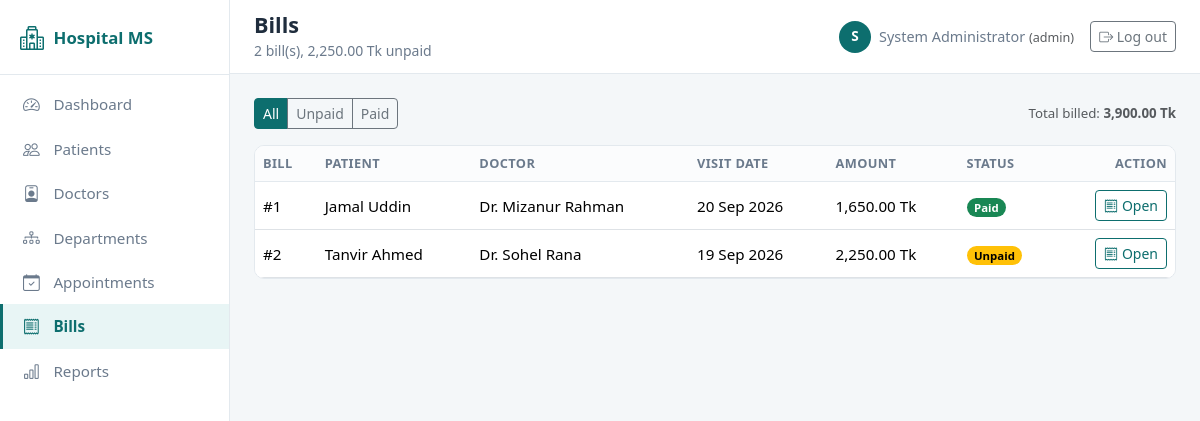
The page /bills/index.php (signed in) on the database its author committed.
### tables this page shows
CREATE TABLE bills (
    bill_id          INT AUTO_INCREMENT PRIMARY KEY,
    appointment_id   INT NOT NULL UNIQUE,
    consultation_fee DECIMAL(8,2) NOT NULL DEFAULT 0,
    test_fee         DECIMAL(8,2) NOT NULL DEFAULT 0,
    medicine_fee     DECIMAL(8,2) NOT NULL DEFAULT 0,
    total_amount     DECIMAL(10,2) AS (consultation_fee + test_fee + medicine_fee) STORED,
    status           ENUM('unpaid','paid') NOT NULL DEFAULT 'unpaid',
    created_at       DATETIME NOT NULL DEFAULT CURRENT_TIMESTAMP,
    CONSTRAINT fk_bill_app FOREIGN KEY (appointment_id)
        REFERENCES appointments(appointment_id) ON DELETE CASCADE ON UPDATE CASCADE
);

CREATE TABLE patients (
    patient_id  INT AUTO_INCREMENT PRIMARY KEY,
    name        VARCHAR(100) NOT NULL,
    age         INT NOT NULL,
    gender      ENUM('Male','Female','Other') NOT NULL,
    phone       VARCHAR(20) NOT NULL,
    address     VARCHAR(200) DEFAULT NULL,
    created_at  DATETIME NOT NULL DEFAULT CURRENT_TIMESTAMP
);

CREATE TABLE doctors (
    doctor_id      INT AUTO_INCREMENT PRIMARY KEY,
    name           VARCHAR(100) NOT NULL,
    specialization VARCHAR(100) NOT NULL,
    phone          VARCHAR(20)  NOT NULL,
    room_number    VARCHAR(10)  DEFAULT NULL,
    fee            DECIMAL(8,2) NOT NULL DEFAULT 500.00,
    dept_id        INT DEFAULT NULL,
    CONSTRAINT fk_doctor_dept FOREIGN KEY (dept_id)
        REFERENCES departments(dept_id)
        ON DELETE SET NULL ON UPDATE CASCADE
);

CREATE TABLE appointments (
    appointment_id INT AUTO_INCREMENT PRIMARY KEY,
    patient_id     INT NOT NULL,
    doctor_id      INT NOT NULL,
    scheduled_for  DATETIME NOT NULL,
    reason         VARCHAR(200) DEFAULT NULL,
    status         ENUM('pending','done','cancelled') NOT NULL DEFAULT 'pending',
    created_at     DATETIME NOT NULL DEFAULT CURRENT_TIMESTAMP,
    CONSTRAINT fk_app_patient FOREIGN KEY (patient_id)
        REFERENCES patients(patient_id) ON DELETE CASCADE ON UPDATE CASCADE,
    CONSTRAINT fk_app_doctor FOREIGN KEY (doctor_id)
        REFERENCES doctors(doctor_id) ON DELETE CASCADE ON UPDATE CASCADE
);

### includes/auth.php (called while the page is built, shortened)
<?php
require_once __DIR__ . "/../config/database.php";
require_once __DIR__ . "/functions.php";
$current_user = [
    "user_id"    => $_SESSION["user_id"],
    "username"   => $_SESSION["username"],
    "full_name"  => $_SESSION["full_name"],
    "role"       => $_SESSION["role"],
    "doctor_id"  => $_SESSION["doctor_id"],
    "patient_id" => $_SESSION["patient_id"],
];
function is_admin()
{
    return $_SESSION["role"] == "admin";
}
function is_patient()
{
    return $_SESSION["role"] == "patient";
}
?>

### includes/functions.php (called while the page is built, shortened)
<?php
function e($text)
{
    return htmlspecialchars($text ?? "", ENT_QUOTES, "UTF-8");
}
function fetch_all($conn, $sql, $params = [], $types = "")
{
    $stmt = mysqli_prepare($conn, $sql);
    mysqli_stmt_execute($stmt);
    $result = mysqli_stmt_get_result($stmt);
    $rows = [];
    while ($row = mysqli_fetch_assoc($result)) {
        $rows[] = $row;
    }
    return $rows;
}
function money($amount)
{
    return number_format((float) $amount, 2) . " Tk";
}
function show_date($value, $format = "d M Y, h:i A")
{
    return $value ? date($format, strtotime($value)) : "-";
}
?>

### bills/index.php (the view, shortened to what this page needs)
<?php
require_once __DIR__ . "/../includes/auth.php";
$page_title = "Bills";
$active = "bills";
$status = isset($_GET["status"]) ? $_GET["status"] : "";
$sql = "SELECT b.*, a.scheduled_for, p.name AS patient_name, d.name AS doctor_name
        FROM bills b
        JOIN appointments a ON a.appointment_id = b.appointment_id
        JOIN patients p ON p.patient_id = a.patient_id
        JOIN doctors  d ON d.doctor_id  = a.doctor_id
        WHERE 1 = 1";
$params = [];
$sql .= " ORDER BY b.created_at DESC";
$bills = fetch_all($conn, $sql, $params);
$total = 0;
$due = 0;
foreach ($bills as $b) {
    $total += $b["total_amount"];
    if ($b["status"] == "unpaid") {
        $due += $b["total_amount"];
    }
}
$page_subheading = count($bills) . " bill(s), " . money($due) . " unpaid";
require_once __DIR__ . "/../includes/header.php";
?>
<div class="d-flex flex-wrap justify-content-between align-items-center gap-2 mb-3">
  <div class="btn-group btn-group-sm" role="group">
    <a href="index.php" class="btn <?php echo $status == "" ? "btn-primary" : "btn-outline-secondary"; ?>">All</a>
    <a href="?status=unpaid" class="btn <?php echo $status == "unpaid" ? "btn-primary" : "btn-outline-secondary"; ?>">Unpaid</a>
    <a href="?status=paid" class="btn <?php echo $status == "paid" ? "btn-primary" : "btn-outline-secondary"; ?>">Paid</a>
  </div>
  <span class="text-muted small">Total billed: <strong><?php echo money($total); ?></strong></span>
</div>
<div class="table-card">
  <table class="table">
    <thead>
      <tr><th>Bill</th><th>Patient</th><th>Doctor</th><th>Visit date</th><th>Amount</th><th>Status</th><th class="text-end">Action</th></tr>
    </thead>
    <tbody>
      <?php if ($bills) { foreach ($bills as $b) { ?>
      <tr>
        <td class="fw-medium">#<?php echo $b["bill_id"]; ?></td>
        <td><?php echo e($b["patient_name"]); ?></td>
        <td>Dr. <?php echo e($b["doctor_name"]); ?></td>
        <td><?php echo show_date($b["scheduled_for"], "d M Y"); ?></td>
        <td><?php echo money($b["total_amount"]); ?></td>
        <td>
          <span class="badge rounded-pill text-bg-<?php echo $b["status"] == "paid" ? "success" : "warning"; ?>">
            <?php echo ucfirst($b["status"]); ?>
          </span>
        </td>
        <td class="text-end">
          <a href="view.php?id=<?php echo $b["bill_id"]; ?>" class="btn btn-sm btn-outline-primary">
            <i class="bi bi-receipt me-1"></i>Open
          </a>
        </td>
      </tr>
      <?php } } else { ?>
      <tr><td colspan="7"><div class="empty-state"><i class="bi bi-receipt"></i>No bills found.</div></td></tr>
      <?php } ?>
    </tbody>
  </table>
</div>
<?php require_once __DIR__ . "/../includes/footer.php"; ?>

### includes/header.php (shortened to what this page needs)
<?php
$page_title = isset($page_title) ? $page_title : "Dashboard";
$page_heading = isset($page_heading) ? $page_heading : $page_title;
$page_subheading = isset($page_subheading) ? $page_subheading : "";
$active = isset($active) ? $active : "";
?>
<!DOCTYPE html>
<html lang="en">
<head>
  <link rel="stylesheet" href="<?php echo BASE; ?>/assets/vendor/bootstrap.min.css">
  <link rel="stylesheet" href="<?php echo BASE; ?>/assets/vendor/bootstrap-icons.css">
  <link rel="stylesheet" href="<?php echo BASE; ?>/assets/css/style.css">
</head>
<body>
<div class="hms-shell">
  <aside class="hms-sidebar">
    <a class="hms-brand" href="<?php echo BASE; ?>/index.php">
      <i class="bi bi-hospital"></i><span>Hospital MS</span>
    </a>
    <nav class="hms-nav">
      <a href="<?php echo BASE; ?>/index.php" class="<?php echo $active == 'dashboard' ? 'active' : ''; ?>">
        <i class="bi bi-speedometer2"></i><span>Dashboard</span>
      </a>
      <?php if (!is_patient()) { ?>
      <a href="<?php echo BASE; ?>/patients/index.php" class="<?php echo $active == 'patients' ? 'active' : ''; ?>">
        <i class="bi bi-people"></i><span>Patients</span>
      </a>
      <?php } ?>
      <a href="<?php echo BASE; ?>/doctors/index.php" class="<?php echo $active == 'doctors' ? 'active' : ''; ?>">
        <i class="bi bi-person-badge"></i><span>Doctors</span>
      </a>
      <?php if (is_admin()) { ?>
      <a href="<?php echo BASE; ?>/departments/index.php" class="<?php echo $active == 'departments' ? 'active' : ''; ?>">
        <i class="bi bi-diagram-3"></i><span>Departments</span>
      </a>
      <?php } ?>
      <a href="<?php echo BASE; ?>/appointments/index.php" class="<?php echo $active == 'appointments' ? 'active' : ''; ?>">
        <i class="bi bi-calendar-check"></i><span>Appointments</span>
      </a>
      <a href="<?php echo BASE; ?>/bills/index.php" class="<?php echo $active == 'bills' ? 'active' : ''; ?>">
        <i class="bi bi-receipt"></i><span>Bills</span>
      </a>
      <?php if (is_admin()) { ?>
      <a href="<?php echo BASE; ?>/reports/index.php" class="<?php echo $active == 'reports' ? 'active' : ''; ?>">
        <i class="bi bi-bar-chart"></i><span>Reports</span>
      </a>
      <?php } ?>
    </nav>
  </aside>
  <div class="hms-main">
    <header class="hms-topbar">
      <div>
        <h1 class="page-title"><?php echo e($page_heading); ?></h1>
        <p class="page-subtitle"><?php echo e($page_subheading); ?></p>
      </div>
      <div class="hms-user">
        <div class="hms-avatar"><?php echo e(strtoupper(substr($current_user["full_name"], 0, 1))); ?></div>
        <span class="d-none d-sm-inline">
          <?php echo e($current_user["full_name"]); ?>
          <small class="text-muted">(<?php echo e($current_user["role"]); ?>)</small>
        </span>
        <a class="btn btn-sm btn-outline-secondary ms-2" href="<?php echo BASE; ?>/logout.php">
          <i class="bi bi-box-arrow-right"></i> Log out
        </a>
      </div>
    </header>
    <main class="hms-content">

### includes/footer.php (shortened to what this page needs)
    </main>
  </div>
</div>
</body>
</html>

### assets/css/style.css (style rules this page uses)
:root { --hms-primary: #0d6e6e; --hms-primary-dark: #0a5757; --hms-accent: #e8f5f5; --hms-ink: #1f2d3d; --hms-muted: #6b7a8c; --hms-bg: #f4f7f9; --hms-border: #e3e9ee; }
body { background: var(--hms-bg); color: var(--hms-ink); font-size: 0.95rem; }
.hms-shell { display: flex; min-height: 100vh; }
.hms-sidebar { width: 230px; flex-shrink: 0; background: #ffffff; border-right: 1px solid var(--hms-border); padding: 1.25rem 0; }
.hms-brand { display: flex; align-items: center; gap: 0.6rem; padding: 0 1.25rem 1.1rem; margin-bottom: 0.5rem; border-bottom: 1px solid var(--hms-border); font-weight: 600; font-size: 1.05rem; color: var(--hms-primary); text-decoration: none; }
.hms-brand i { font-size: 1.5rem; }
.hms-nav a { display: flex; align-items: center; gap: 0.7rem; padding: 0.6rem 1.25rem; color: var(--hms-muted); text-decoration: none; border-left: 3px solid transparent; }
.hms-nav a.active { background: var(--hms-accent); color: var(--hms-primary); border-left-color: var(--hms-primary); font-weight: 600; }
.hms-nav i { font-size: 1.05rem; width: 1.2rem; }
.hms-main { flex: 1; min-width: 0; }
.hms-topbar { background: #ffffff; border-bottom: 1px solid var(--hms-border); padding: 0.75rem 1.5rem; display: flex; align-items: center; justify-content: space-between; }
.hms-content { padding: 1.5rem; }
.hms-user { display: flex; align-items: center; gap: 0.5rem; color: var(--hms-muted); font-size: 0.9rem; }
.hms-avatar { width: 32px; height: 32px; border-radius: 50%; background: var(--hms-primary); color: #fff; display: grid; place-items: center; font-weight: 600; font-size: 0.85rem; }
.table { margin-bottom: 0; }
.table > thead th { background: #fbfcfd; color: var(--hms-muted); font-weight: 600; font-size: 0.8rem; text-transform: uppercase; letter-spacing: 0.03em; border-bottom: 1px solid var(--hms-border); }
.table td { vertical-align: middle; }
.table-card { background: #fff; border: 1px solid var(--hms-border); border-radius: 10px; overflow: hidden; }
.btn-primary { background: var(--hms-primary); border-color: var(--hms-primary); }
.btn-outline-primary { color: var(--hms-primary); border-color: var(--hms-primary); }
.page-title { font-size: 1.35rem; font-weight: 600; margin: 0; }
.page-subtitle { color: var(--hms-muted); font-size: 0.875rem; margin: 0.15rem 0 0; }

### rows shown on the page
bills: bill_id "1", patients.name "Jamal Uddin", doctors.name "Mizanur Rahman", appointment.scheduled_for "20 Sep 2026", total_amount "1,650.00 Tk", status "Paid"
bills: bill_id "2", patients.name "Tanvir Ahmed", doctors.name "Sohel Rana", appointment.scheduled_for "19 Sep 2026", total_amount "2,250.00 Tk", status "Unpaid"

### other values the page prints
$page_heading "Bills"
$page_subheading "2 bill(s), 2,250.00 Tk unpaid"
substr($current_user["full_name"], 0, 1) "S"
$current_user["full_name"] "System Administrator"
$current_user["role"] "admin"
money($total) "3,900.00 Tk"
